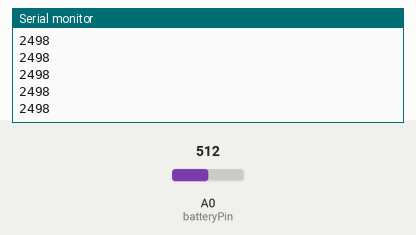
Bench run of a sketch on a simulated Arduino Uno, built with avr-gcc and run on an emulated ATmega328P. On the bench: the last lines printed to the serial monitor. The test bench sets the inputs (shaded band); at power-on: A0 (batteryPin) = 512.

Above: at 1.2 s.
1.3 s: A0 (batteryPin) set to 716
At 2.4 s:
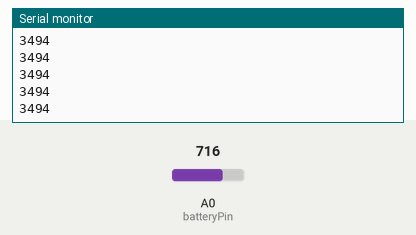
2.8 s: A0 (batteryPin) set to 900
At 3.4 s:
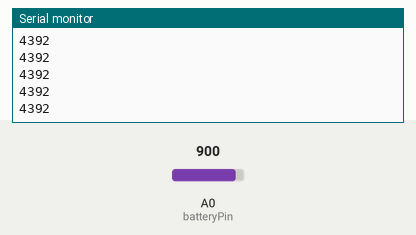
Timing chart, 0 to 5.8 s (numbered marks = the images above; inputs shaded):
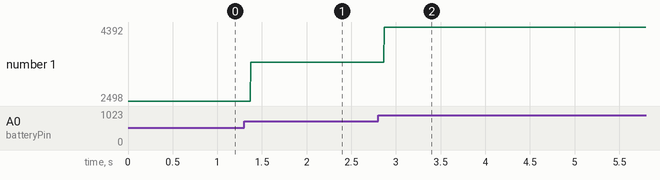

The sketch:

ch5r9A.pde
```cpp
const int  batteryPin = 0;

void setup()
{
  Serial.begin(9600);
}

void loop()
{
  long val = analogRead(batteryPin);   // read the value from the sensor -
                                       // note val is a long int
  Serial.println( (val * (500000/1023)) / 100);  // print the value
                                                 // in millivolts
}
```

Measured:
- after the input at 1.3 s, the serial monitor: prints a new line after 0.07 s (image 1)
- after the input at 2.8 s, the serial monitor: prints a new line after 0.07 s (image 2)
- plotted number 1: 2498 → 3494 after the input at 1.3 s, 3494 → 4392 after the input at 2.8 s
